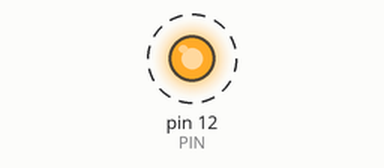
Recording of a sketch running on a simulated Arduino Uno, built with avr-gcc and run on an emulated ATmega328P. On the bench: output pins drawn as LEDs (lit = HIGH). Dashed ring = blinking. What the sketch prints to the serial monitor is not drawn.

Above: at 0.5 s.
Timing chart, 0 to 4.6 s (numbered marks = the images above):
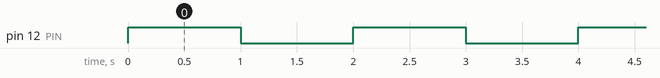

The sketch:

led_loop.ino
```cpp
#define PIN 12

void setup() {
    pinMode(PIN, OUTPUT);
    Serial.begin(9600);
    Serial.println("Started");
}

void loop() {
    digitalWrite(PIN, HIGH);
    delay(1000);
    digitalWrite(PIN, LOW);
    delay(1000);
}
```

Measured:
- by itself, pin 12 (PIN): alternates HIGH for 1.0 s and LOW for 1.0 s
